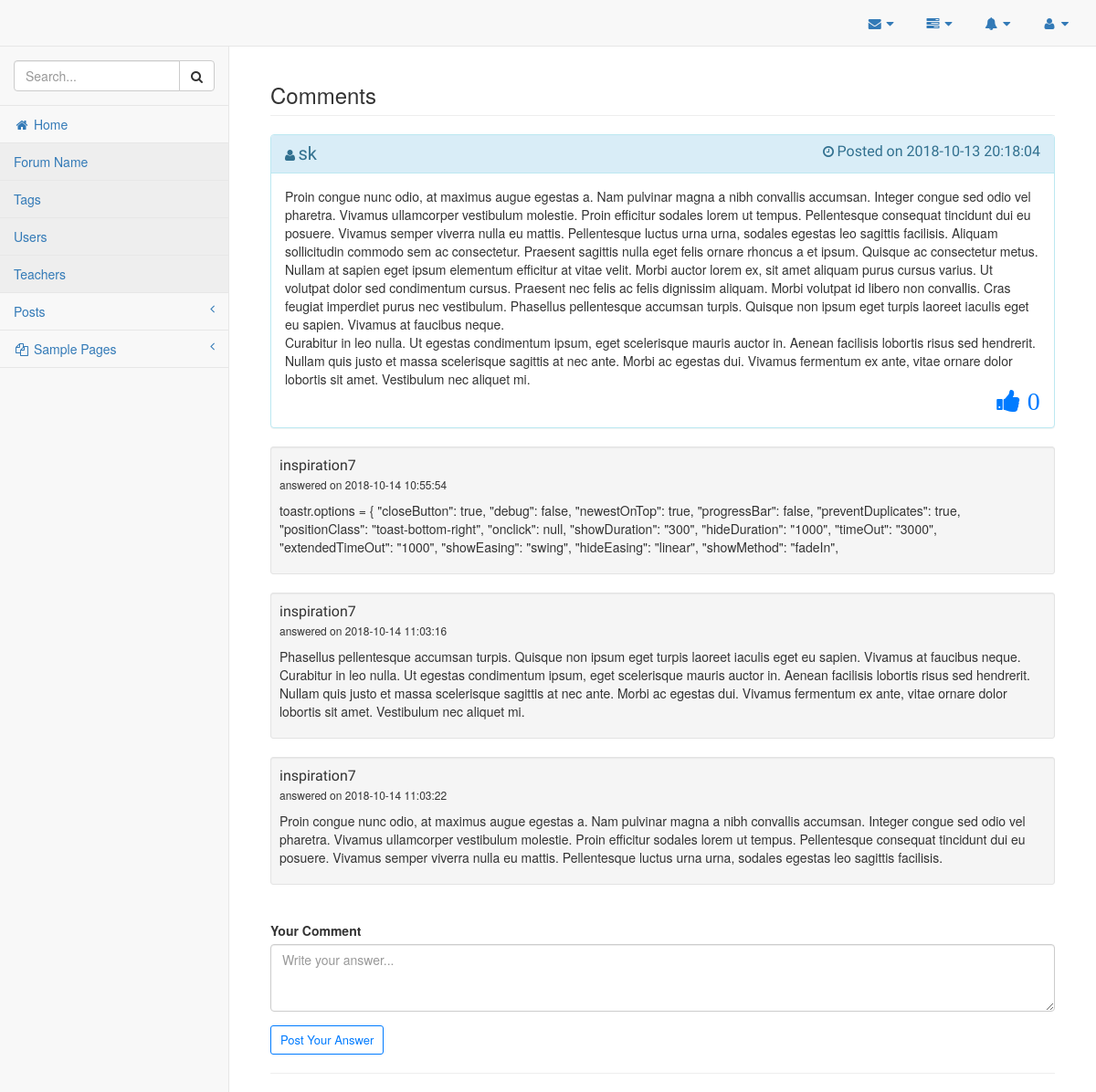
Page /posts/comments.php?post_id=71&post_user_id=4 (signed in) on the committed database.
### tables this page shows
CREATE TABLE `users` (
  `user_id` int(11) NOT NULL,
  `first_name` varchar(255) NOT NULL,
  `last_name` varchar(255) NOT NULL,
  `user_name` varchar(255) NOT NULL,
  `user_password` varchar(255) NOT NULL,
  `user_email` varchar(255) NOT NULL,
  `user_dob` date NOT NULL,
  `user_branch` varchar(255) NOT NULL,
  `user_posts` int(11) NOT NULL,
  `user_role` varchar(255) NOT NULL,
  `user_profile_img` text NOT NULL,
  `user_created_at` datetime NOT NULL,
  `is_deleted` bit(1) NOT NULL DEFAULT b'0',
  `deleted_by` int(11) NOT NULL,
  `deleted_at` datetime NOT NULL
);

CREATE TABLE `posts` (
  `post_id` int(11) NOT NULL,
  `post_content` text NOT NULL,
  `post_image` text NOT NULL,
  `post_user_id` int(11) NOT NULL,
  `post_tags` mediumtext NOT NULL,
  `created_at` datetime NOT NULL,
  `deleted_at` datetime NOT NULL,
  `is_deleted` bit(1) NOT NULL DEFAULT b'0',
  `deleted_by` int(11) NOT NULL,
  `updated_at` datetime NOT NULL,
  `updated_by` int(11) NOT NULL,
  `post_points` int(11) NOT NULL
);

CREATE TABLE `comments` (
  `comment_id` int(11) NOT NULL,
  `comment_post_id` int(11) NOT NULL,
  `comment_author` varchar(255) NOT NULL,
  `comment_author_id` int(11) NOT NULL,
  `comment_content` text NOT NULL,
  `created_at` datetime NOT NULL,
  `updated_at` datetime NOT NULL,
  `is_deleted` bit(1) NOT NULL DEFAULT b'0',
  `deleted_by` int(11) NOT NULL
);

### classes/Users.php (called while the page is built, shortened)
<?php
	require_once("Database.php");
	class Users {
		private $connection;
		public function __construct() {
			global $database;
			$this->connection = $database->getConnection();
		}
		public function getUserDetailsById($user_id, $columns) {
			$sql = "SELECT $columns FROM users WHERE user_id = $user_id";
			$result_set = $this->connection->query($sql);
			return $result_set;
		}
	}
?>

### classes/Database.php (called while the page is built, shortened)
<?php
    class Database {
        private $servername;
        private $username;
        private $password;
        private $database;
        private $connection;
        public function __construct(){
            $this->servername = "localhost";
            $this->username = "aniket";
            $this->password = "aniket";
            $this->database = "forumdb";
        }
        public function connectDB(){
            $this->connection = new mysqli($this->servername, $this->username, $this->password, $this->database);
        }
        public function getConnection(){
            return $this->connection;
        }
    }
    $database = new Database();
?>

### classes/Posts.php (called while the page is built, shortened)
<?php
	require_once("Database.php");
	class Posts {
		private $connection;
		public function __construct() {
			global $database;
			$this->connection = $database->getConnection();
		}
		public function getPostById($post_id, $columns) {
			$sql = "SELECT $columns FROM posts WHERE post_id = $post_id";
			$result_set = $this->connection->query($sql);
			return $result_set;
		}
	}
?>

### classes/Comments.php (called while the page is built, shortened)
<?php
	require_once("Database.php");
	class Comments {
		private $connection;
		public function __construct() {
			global $database;
			$this->connection = $database->getConnection();
		}
		public function getAllCommentsByPostId($comment_post_id) {
			$sql = "SELECT * FROM comments WHERE comment_post_id = $comment_post_id AND is_deleted = 0";
			$result_set = $this->connection->query($sql);
			return $result_set;
		}
	}
?>

### posts/comments.php (the view, shortened to what this page needs)
<!DOCTYPE html>
<html lang="en">
<?php
    require_once("../ui-elements/header.php");
?>
<body>
    <div id="wrapper">
        <?php
            require_once("../ui-elements/navigation.php");
        ?>
        <div id="page-wrapper">
            <div class="container-fluid">
                <div class="row">
                    <div class="col-lg-12">
                        <h3 class="page-header">Comments</h3>
                    </div>
                </div>
                <?php
                    require_once("../classes/Posts.php");
                    require_once("../classes/Users.php");
                    if(isset($_GET['post_id'])) {
                        $posts = new Posts();
                        $resultant_row = $posts->getPostById($_GET['post_id'], "*");
                        extract(mysqli_fetch_assoc($resultant_row));
                        $users = new Users();
                        $resultant_row = $users->getUserDetailsById($post_user_id, "user_name");
                        extract(mysqli_fetch_assoc($resultant_row));
                ?>
                        <div class="panel panel-info">
                            <div class="panel-heading">
                                <i class="fa fa-user" aria-hidden="true"> <div style="font-size: 20px; font-family: 'Cantora One'; display: inline;"><?php echo $user_name; ?></div></i>
                                <i class="fa fa-clock-o" aria-hidden="true" style="float: right;"> <div style="font-size: 16px; font-family: 'Cantora One'; display: inline;">Posted on <?php echo $created_at; ?></div></i>
                            </div>
                            <div class="panel-body">
                                <?php echo $post_content; ?>
                                <i class="fa fa-thumbs-up fa-2x" aria-hidden="true" style="float: right; color: #007bff;  letter-spacing:.25px;"> <?php echo $post_points; ?></i>
                            </div>
                        </div>
                <?php
                    }
                ?>
                <?php
                    require_once("../classes/Comments.php");
                    $comments = new Comments();
                    $result_set = $comments->getAllCommentsByPostId($_GET['post_id']);
                    while($row = mysqli_fetch_assoc($result_set)) {
                        extract($row);
                ?>
                <div id="all_comments">
                    <div class="well well-sm">
                        <div style="font-size: 16px; font-family: 'Cantora One';"><?php echo $comment_author; ?></div>
                        <div style="font-size: 12px;">answered on <?php echo $created_at; ?></div>
                        <p><?php echo $comment_content; ?></p>
                    </div>
                </div>
                <?php
                    }
                ?>
                <div class="form-group">
                    <br>
                    <label for="comment_content">Your Comment</label>
                    <textarea id="comment_content" name="comment_content" class="form-control" placeholder="Write your answer..." rows="3"></textarea>
                </div>
                <button class="btn btn-outline btn-success-mine btn-sm" style="font-size: 13px;" id="post_comment" name="post_comment">Post Your Answer</button>
                <hr>
            </div>
        </div>
    </div>

### assets/css/myStyles.css (style rules this page uses)
.btn-success-mine.btn-outline { color: #007bff; }
.btn-success-mine { color: #007bff; border-color: #007bff; }

### rows in the picture
users: user_name "sk"
posts: created_at "2018-10-13 20:18:04", post_content "Proin congue nunc odio, at maximus augue egestas a. Nam pulvinar magna a nibh convallis accumsan. Integer congue sed odio vel pharetra. Vivamus ullamcorper vestibulum molestie. Proin efficitur sodales lorem ut tempus. Pellentesque consequat tincidunt dui eu posuere. Vivamus semper viverra nulla eu mattis. Pellentesque luctus urna urna, sodales egestas leo sagittis facilisis. Aliquam sollicitudin commodo sem ac consectetur. Praesent sagittis nulla eget felis ornare rhoncus a et ipsum. Quisque ac consectetur metus. Nullam at sapien eget ipsum elementum efficitur at vitae velit. Morbi auctor lorem ex, sit amet aliquam purus cursus varius. Ut volutpat dolor sed condimentum cursus. Praesent nec…", post_points "0"
comments: comment_author "inspiration7", created_at "2018-10-14 10:55:54", comment_content "toastr.options = { \"closeButton\": true, \"debug\": false, \"newestOnTop\": true, \"progressBar\": false, \"preventDuplicates\": true, \"positionClass\": \"toast-bottom-right\", \"onclick\": null, \"showDuration\": \"300\", \"hideDuration\": \"1000\", \"timeOut\": \"3000\", \"extendedTimeOut\": \"1000\", \"showEasing\": \"swing\", \"hideEasing\": \"linear\", \"showMethod\": \"fadeIn\","
comments: comment_author "inspiration7", created_at "2018-10-14 11:03:16", comment_content "Phasellus pellentesque accumsan turpis. Quisque non ipsum eget turpis laoreet iaculis eget eu sapien. Vivamus at faucibus neque. Curabitur in leo nulla. Ut egestas condimentum ipsum, eget scelerisque mauris auctor in. Aenean facilisis lobortis risus sed hendrerit. Nullam quis justo et massa scelerisque sagittis at nec ante. Morbi ac egestas dui. Vivamus fermentum ex ante, vitae ornare dolor lobortis sit amet. Vestibulum nec aliquet mi."
comments: comment_author "inspiration7", created_at "2018-10-14 11:03:22", comment_content "Proin congue nunc odio, at maximus augue egestas a. Nam pulvinar magna a nibh convallis accumsan. Integer congue sed odio vel pharetra. Vivamus ullamcorper vestibulum molestie. Proin efficitur sodales lorem ut tempus. Pellentesque consequat tincidunt dui eu posuere. Vivamus semper viverra nulla eu mattis. Pellentesque luctus urna urna, sodales egestas leo sagittis facilisis."
